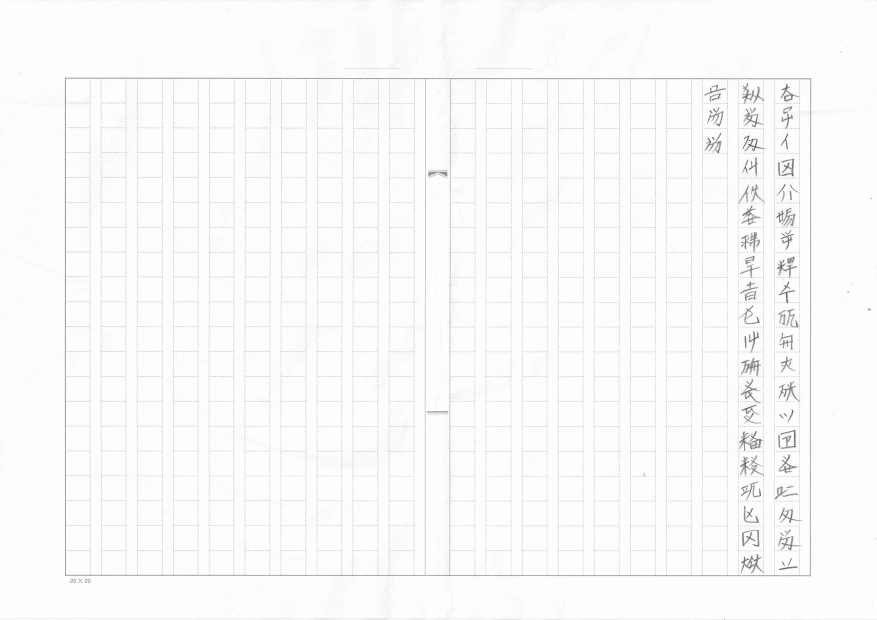
#> input picture 燐字表示16/img.png, 3507 x 2480 px (shown at 1/4 size)
$ python split.py
#> lines starting #> are read from the running program, lines starting #| are printed output that depends on the picture
from matplotlib.image import imread
import matplotlib.pyplot as plt
import numpy as np
linziList = [
    "型", "醇", "果",
    "羊", "毛牡", "与",
    "羚", "牡", "常",
    "", "槍", "形",
    "", "鑓", "毎",
    "", "斧", "急",
    "", "必", "遊",
    "", "囁", "怖",
    "", "叫", "質",
    "", "鶏", "咍",
    "", "決", "犬",
    "", "汪", "胸",
    "", "硫", "穏",
    "", "俐", "毛",
    "", "榎", "巻",
    "", "株", "躍",
    "", "織", "壁",
    "", "頬", "牛",
    "", "体", "毛牛",
    "", "村", "凹",
    ]

# the matrix calculated by leastsquare.py
t = [[2.81250000e+03, 1.43000000e+02, -5.26315789e-02],
     [3.17000000e+02, 0.00000000e+00, 9.92631579e+01]]


def main():
    foo('img.png',linziList,t)


def foo(path,list_,t):
#> called with path = 'img.png'
    A = imread(path)
#> A is the input picture: shape (2480, 3507, 3) float32; min 0.00392, max 1, mean 0.98
    for i in range(len(list_)):
        save(t,A,int(i/3),i%3,list_[i]) # int is for the gryphs in one row
#> this loop made 60 passes
#> (I in save, J in save) on passes 2, 3, 4, 5, 6, 7, 8, 9, 11, 12, 14, 15: (2955, 317), (3098, 317), (2812, 416), (2955, 416), (3098, 416), (2812, 515), (2955, 515), (3098, 515), (2955, 614), (3098, 614), (2955, 714), (3098, 714)
#> pass 1, in save, `B = A[J:J+99,I:I+100]`:
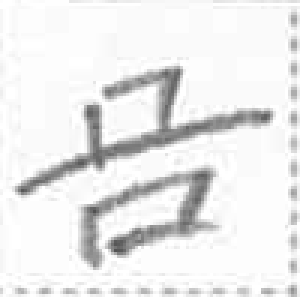
#> B: shape (99, 100, 3) float32 (shown 3 times larger); min 0.314, max 1, mean 0.92
#> pass 2, in save (call 2), `B = A[J:J+99,I:I+100]`:
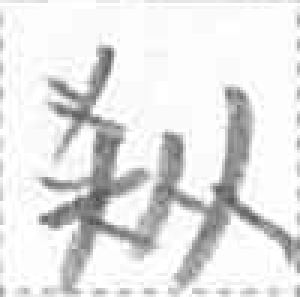
#> B: shape (99, 100, 3) float32 (shown 3 times larger); min 0.302, max 1, mean 0.895


# ith row, jth column
def save(t,A,i,j,name):
    if name == "":
        return
    I = int(t[0][0] + t[0][1]*j + t[0][2]*i)
    J = int(t[1][0] + t[1][1]*j + t[1][2]*i)
    B = A[J:J+99,I:I+100] # int is for the pixels of one edge
    plt.imsave('../燐字画像26/' + name + '.png', B)
    print(name)

if __name__ == '__main__':
    main()
